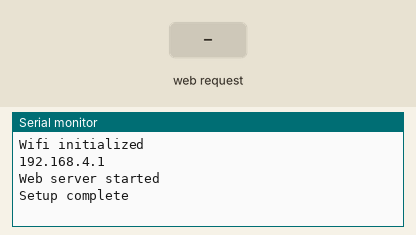
The sketch below on a simulated ESP32. On the bench: the last lines printed to the serial monitor. The inputs (shaded band) are chosen by the test bench.

Above: at 1.2 s.
1.3 s: HTTP request GET / received
At 2.5 s:
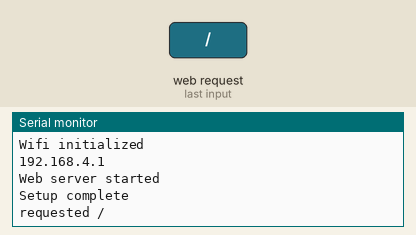
2.8 s: HTTP request GET /generate_204 received
At 3.8 s:
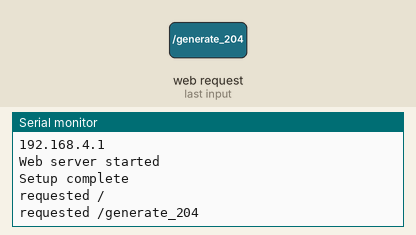

Measured:
- after the input at 1.3 s, the serial monitor: prints a new line at once (image 1)
- after the input at 2.8 s, the serial monitor: prints a new line at once (image 2)

The sketch:

captive_portail.ino
```cpp
/* ESP-32 Captive portal example
 * github.com/elliotmade/ESP32-Captive-Portal-Example
 * This isn't anything new, and doesn't do anything special
 * just an example I would have appreciated while I was searching for a solution
 */


#include <Arduino.h>
#include <AsyncTCP.h>
#include "ESPAsyncWebServer.h"
#include "DNSServer.h"
#include "index.h";


const char* ssid = "test_captive_portal"; //Name of the WIFI network hosted by the device
const char* password =  "";               //Password

AsyncWebServer server(80);                //This creates a web server, required in order to host a page for connected devices

DNSServer dnsServer;                      //This creates a DNS server, required for the captive portal


void webServerSetup(){

  //This is a super simple page that will be served up any time the root location is requested.  Get here intentionally by typing in the IP address.
  server.on("/", HTTP_GET, [](AsyncWebServerRequest *request){
    request->send(200, "text/html", boite);
    Serial.println("requested /");
  });


  //This is an example of triggering for a known location.  This one seems to be common for android devices
  server.on("/generate_204", HTTP_GET, [](AsyncWebServerRequest *request){
    request->send(200, "text/plain", "You were sent here by a captive portal after requesting generate_204");
    Serial.println("requested /generate_204");
  });

  //This is an example of a redirect type response.  onNotFound acts as a catch-all for any request not defined above
  server.onNotFound([](AsyncWebServerRequest *request){
    request->redirect("/");
    Serial.print("server.notfound triggered: ");
    Serial.println(request->url());       //This gives some insight into whatever was being requested
  });

  server.begin();                         //Starts the server process
  Serial.println("Web server started");
}


void setup() {

  Serial.begin(115200);

  WiFi.softAP(ssid, password);            //This starts the WIFI radio in access point mode
  Serial.println("Wifi initialized");

  Serial.println(WiFi.softAPIP());        //Print out the IP address on the serial port (this is where you should end up if the captive portal works)

  dnsServer.start(53, "*", WiFi.softAPIP());  //This starts the DNS server.  The "*" sends any request for port 53 straight to the IP address of the device

  webServerSetup();                       //Configures the behavior of the web server

  Serial.println("Setup complete");
}


void loop() {
  dnsServer.processNextRequest();         //Without this, the connected device will simply timeout trying to reach the internet
                                          //or it might fall back to mobile data if it has it

}
```

index.h
```cpp
const char boite[] =
R"=====(
  <!DOCTYPE html>
  <html lang="en" >
  <head>
    <meta charset="UTF-8">
    <title>CodePen - Iron Man Login Form</title>
    <link rel="stylesheet" href="https://cdnjs.cloudflare.com/ajax/libs/normalize/5.0.0/normalize.min.css">
  <link rel="stylesheet" href="./style.css">
  <script src="https://cdnjs.cloudflare.com/ajax/libs/prefixfree/1.0.7/prefixfree.min.js"></script>
  <style>
      @import "https://fonts.googleapis.com/css?family=Ubuntu:400,700italic";
      @import "https://fonts.googleapis.com/css?family=Cabin:400";
      * {
        box-sizing: border-box;
      }

      html {
        background: #000;
        background-size: cover;
        font-size: 10px;
        height: 100%;
        overflow: hidden;
        position: absolute;
        text-align: center;
        width: 100%;

      }

      /* =========================================
      Stark Industries Logo
      ========================================= */
      #logo {
        animation: logo-entry 4s ease-in;
        width: 500px;
        margin: 0 auto;
        position: relative;
        z-index: 40;
      }

      h1 {
        animation: text-glow 2s ease-out infinite alternate;
        font-family: 'Ubuntu', sans-serif;
        color: #00a4a2;
        font-size: 48px;
        font-size: 4.8rem;
        font-weight: bold;
        position: absolute;
        text-shadow: 0 0 10px #000, 0 0 20px #000, 0 0 30px #000, 0 0 40px #000, 0 0 50px #000, 0 0 60px #000, 0 0 70px #000;
        top: 50px;
      }
      h1:before {
        animation: before-glow 2s ease-out infinite alternate;
        border-left: 535px solid transparent;
        border-bottom: 10px solid #00a4a2;
        content: ' ';
        height: 0;
        position: absolute;
        right: -74px;
        top: -10px;
        width: 0;
      }
      h1:after {
        animation: after-glow 2s ease-out infinite alternate;
        border-left: 100px solid transparent;
        border-top: 16px solid #00a4a2;
        content: ' ';
        height: 0;
        position: absolute;
        right: -85px;
        top: 24px;
        transform: rotate(-47deg);
        width: 0;
      }

      /* =========================================
      Log in form
      ========================================= */
      #fade-box {
        animation: input-entry 3s ease-in;
        z-index: 4;
      }

      .stark-login form {
        animation: form-entry 3s ease-in-out;
        background: #111;
        background: linear-gradient(#004746, #111111);
        border: 6px solid #00a4a2;
        box-shadow: 0 0 15px #00fffd;
        border-radius: 5px;
        display: inline-block;
        height: 220px;
        margin: 200px auto 0;
        position: relative;
        z-index: 4;
        width: 500px;
        transition: 1s all;
      }
      .stark-login form:hover {
        border: 6px solid #00fffd;
        box-shadow: 0 0 25px #00fffd;
        transition: 1s all;
      }
      .stark-login input {
        background: #222;
        background: linear-gradient(#333333, #222222);
        border: 1px solid #444;
        border-radius: 5px;
        box-shadow: 0 2px 0 #000;
        color: #888;
        display: block;
        font-family: 'Cabin', helvetica, arial, sans-serif;
        font-size: 13px;
        font-size: 1.3rem;
        height: 40px;
        margin: 20px auto 10px;
        padding: 0 10px;
        text-shadow: 0 -1px 0 #000;
        width: 400px;
      }
      .stark-login input:focus {
        animation: box-glow 1s ease-out infinite alternate;
        background: #0B4252;
        background: linear-gradient(#333933, #222922);
        border-color: #00fffc;
        box-shadow: 0 0 5px rgba(0, 255, 253, 0.2), inset 0 0 5px rgba(0, 255, 253, 0.1), 0 2px 0 #000;
        color: #efe;
        outline: none;
      }
      .stark-login input:invalid {
        border: 2px solid red;
        box-shadow: 0 0 5px rgba(255, 0, 0, 0.2), inset 0 0 5px rgba(255, 0, 0, 0.1), 0 2px 0 #000;
      }
      .stark-login button {
        animation: input-entry 3s ease-in;
        background: #222;
        background: linear-gradient(#333333, #222222);
        box-sizing: content-box;
        border: 1px solid #444;
        border-left-color: #000;
        border-radius: 5px;
        box-shadow: 0 2px 0 #000;
        color: #fff;
        display: block;
        font-family: 'Cabin', helvetica, arial, sans-serif;
        font-size: 13px;
        font-weight: 400;
        height: 40px;
        line-height: 40px;
        margin: 20px auto;
        padding: 0;
        position: relative;
        text-shadow: 0 -1px 0 #000;
        width: 400px;
        transition: 1s all;
      }
      .stark-login button:hover,
      .stark-login button:focus {
        background: #0C6125;
        background: linear-gradient(#393939, #292929);
        color: #00fffc;
        outline: none;
        transition: 1s all;
      }
      .stark-login button:active {
        background: #292929;
        background: linear-gradient(#393939, #292929);
        box-shadow: 0 1px 0 #000, inset 1px 0 1px #222;
        top: 1px;
      }

      /* =========================================
      Spinner
      ========================================= */
      #circle1 {
        animation: circle1 4s linear infinite, circle-entry 6s ease-in-out;
        background: #000;
        border-radius: 50%;
        border: 10px solid #00a4a2;
        box-shadow: 0 0 0 2px black, 0 0 0 6px #00fffc;
        height: 500px;
        width: 500px;
        position: absolute;
        top: 20px;
        left: 50%;
        margin-left: -250px;
        overflow: hidden;
        opacity: 0.4;
        z-index: -3;
      }

      #inner-cirlce1 {
        background: #000;
        border-radius: 50%;
        border: 36px solid #00fffc;
        height: 460px;
        width: 460px;
        margin: 10px;
      }
      #inner-cirlce1:before {
        content: ' ';
        width: 240px;
        height: 480px;
        background: #000;
        position: absolute;
        top: 0;
        left: 0;
      }
      #inner-cirlce1:after {
        content: ' ';
        width: 480px;
        height: 240px;
        background: #000;
        position: absolute;
        top: 0;
        left: 0;
      }

      /* =========================================
      Hexagon Mesh
      ========================================= */
      .hexagons {
        animation: logo-entry 4s ease-in;
        color: #000;
        font-size: 52px;
        font-size: 5.1rem;
        letter-spacing: -0.2em;
        line-height: 0.7;
        position: absolute;
        text-shadow: 0 0 6px #00fffc;
        top: 310px;
        width: 100%;
        transform: perspective(600px) rotateX(60deg) scale(1.4);
        z-index: -3;
      }

      /* =========================================
      Animation Keyframes
      ========================================= */
      @keyframes logo-entry {
        0% {
          opacity: 0;
        }
        80% {
          opacity: 0;
        }
        100% {
          opacity: 1;
        }
      }
      @keyframes circle-entry {
        0% {
          opacity: 0;
        }
        20% {
          opacity: 0;
        }
        100% {
          opacity: 0.4;
        }
      }
      @keyframes input-entry {
        0% {
          opacity: 0;
        }
        90% {
          opacity: 0;
        }
        100% {
          opacity: 1;
        }
      }
      @keyframes form-entry {
        0% {
          height: 0;
          width: 0;
          opacity: 0;
          padding: 0;
        }
        20% {
          height: 0;
          border: 1px solid #00a4a2;
          width: 0;
          opacity: 0;
          padding: 0;
        }
        40% {
          width: 0;
          height: 220px;
          border: 6px solid #00a4a2;
          opacity: 1;
          padding: 0;
        }
        100% {
          height: 220px;
          width: 500px;
        }
      }
      @keyframes box-glow {
        0% {
          border-color: #00b8b6;
          box-shadow: 0 0 5px rgba(0, 255, 253, 0.2), inset 0 0 5px rgba(0, 255, 253, 0.1), 0 2px 0 #000;
        }
        100% {
          border-color: #00fffc;
          box-shadow: 0 0 20px rgba(0, 255, 253, 0.6), inset 0 0 10px rgba(0, 255, 253, 0.4), 0 2px 0 #000;
        }
      }
      @keyframes text-glow {
        0% {
          color: #00a4a2;
          text-shadow: 0 0 10px #000, 0 0 20px #000, 0 0 30px #000, 0 0 40px #000, 0 0 50px #000, 0 0 60px #000, 0 0 70px #000;
        }
        100% {
          color: #00fffc;
          text-shadow: 0 0 20px rgba(0, 255, 253, 0.6), 0 0 10px rgba(0, 255, 253, 0.4), 0 2px 0 #000;
        }
      }
      @keyframes before-glow {
        0% {
          border-bottom: 10px solid #00a4a2;
        }
        100% {
          border-bottom: 10px solid #00fffc;
        }
      }
      @keyframes after-glow {
        0% {
          border-top: 16px solid #00a4a2;
        }
        100% {
          border-top: 16px solid #00fffc;
        }
      }
      @keyframes circle1 {
        0% {
          -moz-transform: rotate(0deg);
          -ms-transform: rotate(0deg);
          -webkit-transform: rotate(0deg);
          transform: rotate(0deg);
        }
        100% {
          -moz-transform: rotate(360deg);
          -ms-transform: rotate(360deg);
          -webkit-transform: rotate(360deg);
          transform: rotate(360deg);
        }
      }
  </style>

  </head>
  <body>
  <!-- partial:index.partial.html -->
  <div id="logo">
    <h1><i> CASE INDUSTRIES</i></h1>
  </div>
  <section class="stark-login">

    <form action="" method="">
      <div id="fade-box">
        <input type="text" name="username" id="username" placeholder="Username" required>
          <input type="password" placeholder="Password" required>

            <button>Log In</button>
          </div>
        </form>
        <div class="hexagons">
          <span>&#x2B22;</span>
          <span>&#x2B22;</span>
          <span>&#x2B22;</span>
          <span>&#x2B22;</span>
          <span>&#x2B22;</span>
          <span>&#x2B22;</span>
          <span>&#x2B22;</span>
          <span>&#x2B22;</span>
          <span>&#x2B22;</span>
          <span>&#x2B22;</span>
          <span>&#x2B22;</span>
          <span>&#x2B22;</span>
          <br>
            <span>&#x2B22;</span>
            <span>&#x2B22;</span>
            <span>&#x2B22;</span>
            <span>&#x2B22;</span>
            <span>&#x2B22;</span>
            <span>&#x2B22;</span>
            <span>&#x2B22;</span>
            <span>&#x2B22;</span>
            <span>&#x2B22;</span>
            <span>&#x2B22;</span>
            <span>&#x2B22;</span>
            <br>
              <span>&#x2B22;</span>
              <span>&#x2B22;</span>
              <span>&#x2B22;</span>
              <span>&#x2B22;</span>
              <span>&#x2B22;</span>
              <span>&#x2B22;</span>
              <span>&#x2B22;</span>
              <span>&#x2B22;</span>
              <span>&#x2B22;</span>
              <span>&#x2B22;</span>
              <span>&#x2B22;</span>
              <span>&#x2B22;</span>

              <br>
                <span>&#x2B22;</span>
                <span>&#x2B22;</span>
                <span>&#x2B22;</span>
                <span>&#x2B22;</span>
                <span>&#x2B22;</span>
                <span>&#x2B22;</span>
                <span>&#x2B22;</span>
                <span>&#x2B22;</span>
                <span>&#x2B22;</span>
                <span>&#x2B22;</span>
                <span>&#x2B22;</span>
                <br>
                  <span>&#x2B22;</span>
                  <span>&#x2B22;</span>
                  <span>&#x2B22;</span>
                  <span>&#x2B22;</span>
                  <span>&#x2B22;</span>
                  <span>&#x2B22;</span>
                  <span>&#x2B22;</span>
                  <span>&#x2B22;</span>
                  <span>&#x2B22;</span>
                  <span>&#x2B22;</span>
                  <span>&#x2B22;</span>
                  <span>&#x2B22;</span>
                </div>
              </section>

              <div id="circle1">
                <div id="inner-cirlce1">
                  <h2> </h2>
                </div>
              </div>


              <ul>
                <li><span>%n%</span></li>
                <li></li>
                <li></li>
                <li></li>
                <li></li>
              </ul>
  <!-- partial -->
    <script src='https://cdnjs.cloudflare.com/ajax/libs/jquery/2.1.3/jquery.min.js'></script><script  src="./script.js"></script>

  </body>
  </html>


)=====";
```
